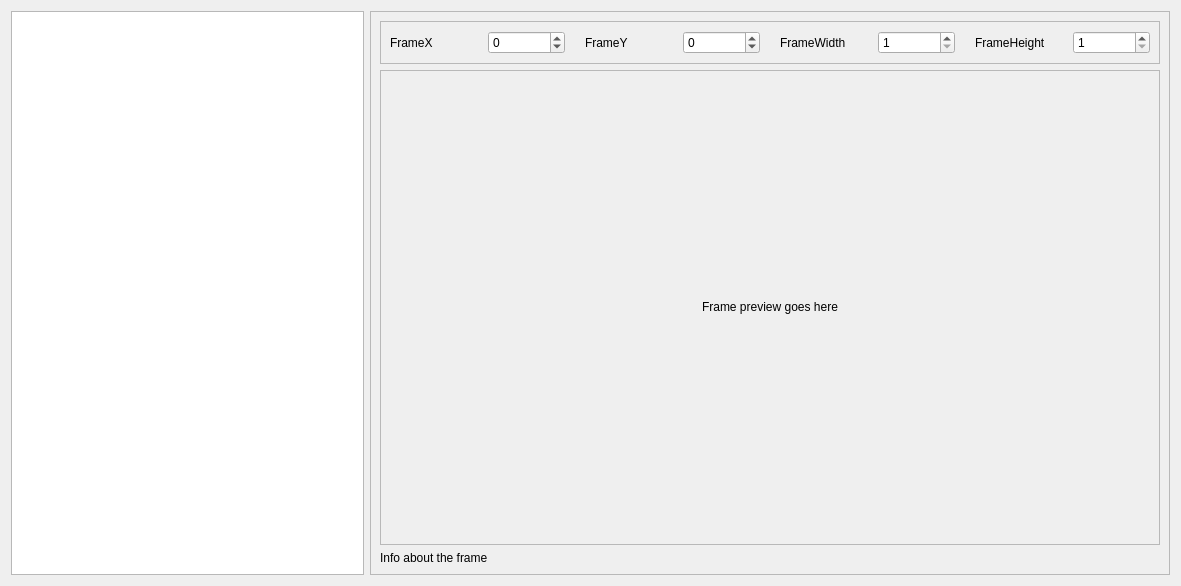
<?xml version="1.0" encoding="UTF-8"?>
<ui version="4.0">
 <class>TableWidgetThing</class>
 <widget class="QWidget" name="TableWidgetThing">
  <property name="geometry">
   <rect>
    <x>0</x>
    <y>0</y>
    <width>1181</width>
    <height>586</height>
   </rect>
  </property>
  <property name="windowTitle">
   <string>XML Table View</string>
  </property>
  <layout class="QHBoxLayout" name="horizontalLayout" stretch="1,1">
   <property name="sizeConstraint">
    <enum>QLayout::SetDefaultConstraint</enum>
   </property>
   <item>
    <widget class="QTableWidget" name="xmltable"/>
   </item>
   <item>
    <widget class="QFrame" name="frame">
     <property name="minimumSize">
      <size>
       <width>800</width>
       <height>0</height>
      </size>
     </property>
     <property name="maximumSize">
      <size>
       <width>800</width>
       <height>16777215</height>
      </size>
     </property>
     <property name="frameShape">
      <enum>QFrame::StyledPanel</enum>
     </property>
     <property name="frameShadow">
      <enum>QFrame::Raised</enum>
     </property>
     <layout class="QVBoxLayout" name="verticalLayout">
      <item>
       <widget class="QFrame" name="frame_2">
        <property name="frameShape">
         <enum>QFrame::StyledPanel</enum>
        </property>
        <property name="frameShadow">
         <enum>QFrame::Raised</enum>
        </property>
        <layout class="QHBoxLayout" name="horizontalLayout_6">
         <property name="spacing">
          <number>20</number>
         </property>
         <item>
          <layout class="QHBoxLayout" name="horizontalLayout_2">
           <item>
            <widget class="QLabel" name="framex_label">
             <property name="text">
              <string>FrameX</string>
             </property>
            </widget>
           </item>
           <item>
            <widget class="QSpinBox" name="framex_spinbox">
             <property name="minimum">
              <number>-10000</number>
             </property>
             <property name="maximum">
              <number>10000</number>
             </property>
            </widget>
           </item>
          </layout>
         </item>
         <item>
          <layout class="QHBoxLayout" name="horizontalLayout_3">
           <item>
            <widget class="QLabel" name="framey_label">
             <property name="text">
              <string>FrameY</string>
             </property>
            </widget>
           </item>
           <item>
            <widget class="QSpinBox" name="framey_spinbox">
             <property name="minimum">
              <number>-10000</number>
             </property>
             <property name="maximum">
              <number>10000</number>
             </property>
            </widget>
           </item>
          </layout>
         </item>
         <item>
          <layout class="QHBoxLayout" name="horizontalLayout_4">
           <item>
            <widget class="QLabel" name="framewidth_label">
             <property name="text">
              <string>FrameWidth</string>
             </property>
            </widget>
           </item>
           <item>
            <widget class="QSpinBox" name="framewidth_spinbox">
             <property name="minimum">
              <number>1</number>
             </property>
             <property name="maximum">
              <number>10000</number>
             </property>
            </widget>
           </item>
          </layout>
         </item>
         <item>
          <layout class="QHBoxLayout" name="horizontalLayout_5">
           <item>
            <widget class="QLabel" name="frameheight_label">
             <property name="text">
              <string>FrameHeight</string>
             </property>
            </widget>
           </item>
           <item>
            <widget class="QSpinBox" name="frameheight_spinbox">
             <property name="minimum">
              <number>1</number>
             </property>
             <property name="maximum">
              <number>10000</number>
             </property>
            </widget>
           </item>
          </layout>
         </item>
        </layout>
       </widget>
      </item>
      <item>
       <widget class="QScrollArea" name="scrollArea">
        <property name="widgetResizable">
         <bool>true</bool>
        </property>
        <widget class="QWidget" name="scrollAreaWidgetContents">
         <property name="geometry">
          <rect>
           <x>0</x>
           <y>0</y>
           <width>774</width>
           <height>456</height>
          </rect>
         </property>
         <layout class="QGridLayout" name="gridLayout">
          <item row="0" column="0">
           <widget class="QLabel" name="frame_preview_label">
            <property name="sizePolicy">
             <sizepolicy hsizetype="Fixed" vsizetype="Fixed">
              <horstretch>0</horstretch>
              <verstretch>0</verstretch>
             </sizepolicy>
            </property>
            <property name="minimumSize">
             <size>
              <width>50</width>
              <height>50</height>
             </size>
            </property>
            <property name="text">
             <string>Frame preview goes here</string>
            </property>
            <property name="alignment">
             <set>Qt::AlignCenter</set>
            </property>
           </widget>
          </item>
         </layout>
        </widget>
       </widget>
      </item>
      <item>
       <widget class="QLabel" name="frame_info_label">
        <property name="font">
         <font>
          <pointsize>9</pointsize>
         </font>
        </property>
        <property name="text">
         <string>Info about the frame</string>
        </property>
       </widget>
      </item>
     </layout>
    </widget>
   </item>
  </layout>
 </widget>
 <resources/>
 <connections/>
</ui>
